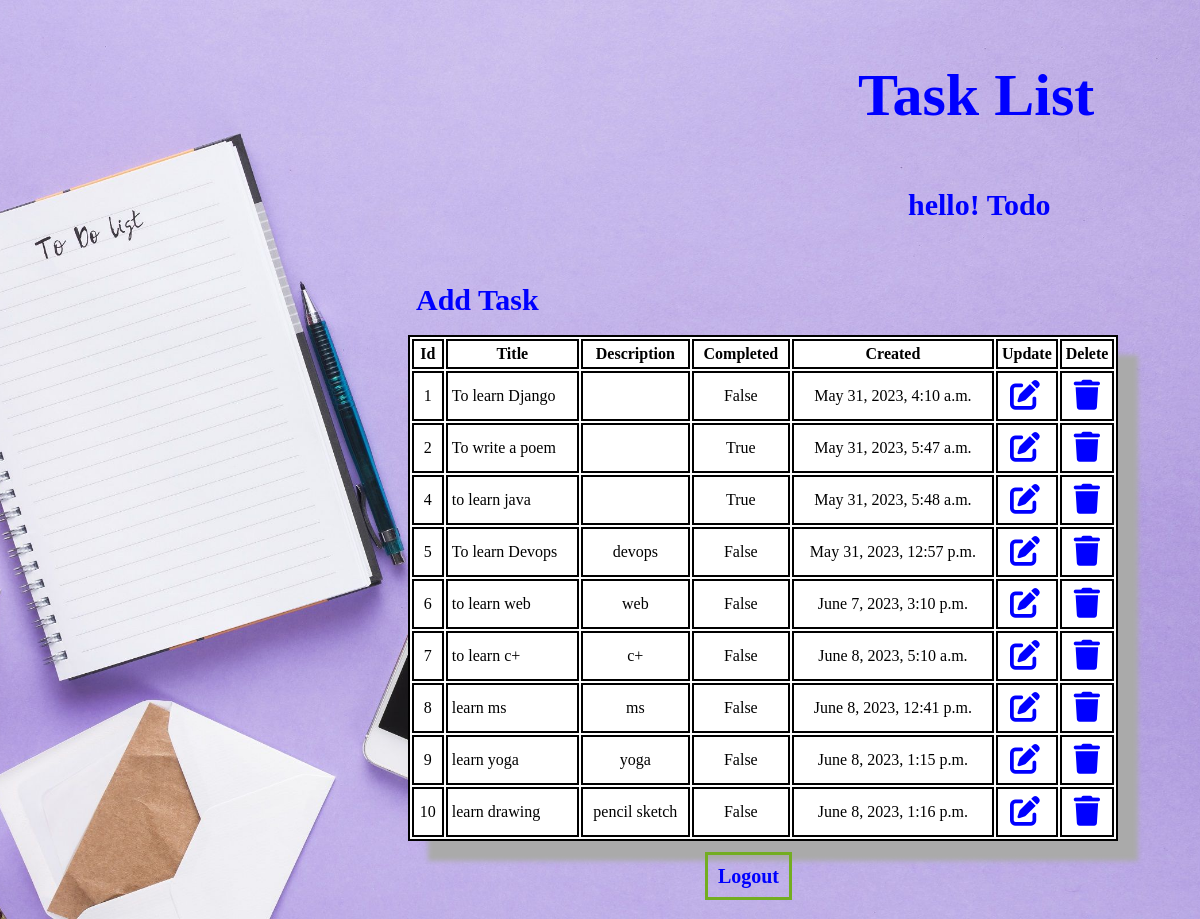
Screenshot of /list/ (signed in) with the database file from the repository.
### todo_app/models.py (models this page shows, shortened)
class Task(models.Model):
    user = models.ForeignKey(User,on_delete=models.CASCADE,null=True,blank=True)
    title = models.CharField(max_length=150,null=True,blank=True)
    description = models.TextField(default='')
    completed = models.BooleanField(default=False)
    created = models.DateTimeField(auto_now_add=True)

### todo_app/views.py (the view)
# urls.py: path('list/', Tasklist.as_view(), name='task'),
class Tasklist(LoginRequiredMixin,ListView):
    model = Task
    context_object_name = 'task'
    template_name = 'list.html'
    def get_context_data(self, **kwargs):
        context = super().get_context_data(**kwargs)
        context['task'] = context['task'].filter(user=self.request.user)
        context['count'] = context['task'].filter(completed=False).count()
        return context

### templates/list.html (shortened to what this page needs)
{% load static %}
<html lang="en">
<head>
    <link rel="stylesheet" href="https://cdnjs.cloudflare.com/ajax/libs/font-awesome/6.2.1/css/all.min.css" />
     <link rel="stylesheet" href="{% static 'liststyle.css' %}">
</head>
<body >
    <h1>Task List</h1>
    <div>
        <h2>hello! {{user.username | title}}</h2>
    </div>
    <a  href="{% url 'task_Create' %}"  style="margin-left:400px;" > Add Task </a>
<table >
    <tr>
        <th>Id</th>
        <th>Title</th>
        <th>Description</th>
        <th>Completed</th>
        <th>Created</th>
        <th>Update</th>
        <th>Delete</th>
    </tr>
   <div class="task-items-wrapper">
    {% for tasks in task %}
    <tr style="height:50px;">
        <td align="middle">{{tasks.id}}</td>
        <td>{{tasks.title}}</td>
        <td align="middle">{{tasks.description}}</td>
        <td align="middle">{{tasks.completed}}</td>
        <td align="middle">{{tasks.created}}</td>
        <td style="width:1%; height:2px; align:center;"  ><a href="{% url 'task_update' tasks.id%}"><i  class="fa fa-edit"></i></a></td>
        <td style="width:1%; height:2px;"> <a href="{% url 'task_delete' tasks.id%}"><i class="fa fa-trash"></i></a></td>
    </tr>
       {% endfor%}
    </div>
</table>
    <div class="header-box">
            {% if request.user.is_authenticated %}
            <a  href="{% url 'logout' %}">Logout</a>
             {% else %}
             <a href="{% url 'login' %}">Login</a>
             {% endif %}
        </div>
</body>
</html>

### todo_app/static/liststyle.css (style rules this page uses)
body { font-family:cursive; background:url('V.jpg') no-repeat center fixed; background-size: cover; line-height:70px; border:2px; }
h1 { margin-left:850px; margin-top:60px; font-size:60px; font-weight:bold; color:#0000FF ; }
h2 { font-size:30px; font-weight:bold; color:#0000FF; margin-top:40px; margin-left:900px; }
table { width:60%; border:2px; align:center; margin-left:400px; box-shadow: 20px 20px 5px #aaaaaa; background-color: white; border-style:outset; height:150px; border: 3px solid #73AD21; }
table, th, td { border: 2px solid; }
th, td { padding: 4px; }
.header-box { margin-left:200px; padding:0px; text-align: right; margin-right:400px; }
.header-box a { font-size:20px; margin: auto; width: 60%; border: 3px solid #73AD21; padding: 10px; }
a { font-size:30px; color:#0000FF; text-decoration: none; padding: 8px; font-weight:bold; }

### rows the page displays
Task: id "1", title "To learn Django", completed "False", created "May 31, 2023, 4:10 a.m."
Task: id "2", title "To write a poem", completed "True", created "May 31, 2023, 5:47 a.m."
Task: id "4", title "to learn java", completed "True", created "May 31, 2023, 5:48 a.m."
Task: id "5", title "To learn Devops", description "devops", completed "False", created "May 31, 2023, 12:57 p.m."
Task: id "6", title "to learn web", description "web", completed "False", created "June 7, 2023, 3:10 p.m."
Task: id "7", title "to learn c+", description "c+", completed "False", created "June 8, 2023, 5:10 a.m."
Task: id "8", title "learn ms", description "ms", completed "False", created "June 8, 2023, 12:41 p.m."
Task: id "9", title "learn yoga", description "yoga", completed "False", created "June 8, 2023, 1:15 p.m."
Task: id "10", title "learn drawing", description "pencil sketch", completed "False", created "June 8, 2023, 1:16 p.m."

### other values shown
{{ user.username | title }} "Todo"
